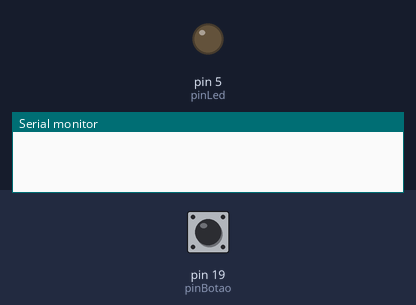
A program run on a simulated Arduino Uno, built with avr-gcc and run on an emulated ATmega328P. Shown: output pins drawn as LEDs (lit = HIGH), the last lines printed to the serial monitor. Inputs (shaded band) come from the test bench; at power-on: pin 19 (pinBotao) HIGH.

Above: at 1.2 s.
1.3 s: pin 19 (pinBotao) pulled LOW for 0.15 s
At 2.3 s:
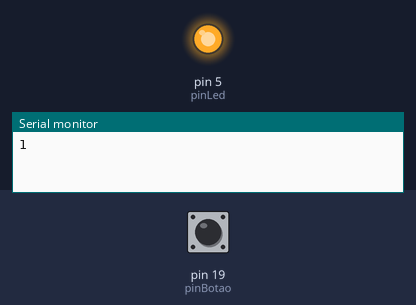
2.9 s: pin 19 (pinBotao) pulled LOW for 1 s
At 4.7 s:
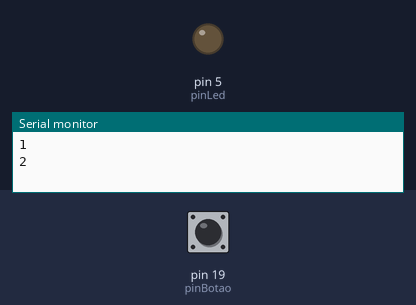
5.4 s: pin 19 (pinBotao) pulled LOW for 3.2 s
At 9.5 s:
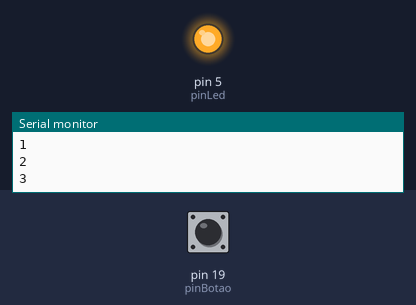
Timing chart, 0 to 11.0 s (numbered marks = the images above; inputs shaded):
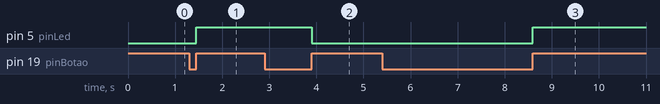

Measured:
- after the input at 1.3 s, pin 5 (pinLed): LOW → HIGH after 0.15 s
- after the input at 2.9 s, pin 5 (pinLed): HIGH → LOW after 1.0 s
- after the input at 5.4 s, pin 5 (pinLed): LOW → HIGH after 3.2 s

The program:

main.cpp
```cpp
//NOME:MARIA CLARA DE ASSIS RAMOS
//AULA:45
//Objetivo da aula foi fazer o led ligar e fazer a contagem do  botao sem o ruido atrapalhando

#include <Arduino.h>
#define pinLed 5
#define pinBotao 19


void setup()
{
 pinMode(pinLed, OUTPUT);
 pinMode(pinBotao, INPUT_PULLUP);
 Serial.begin(9600);
}

void loop()
{

bool estadoAtualBotao = digitalRead(pinBotao);
static bool estadoAnteriorBotao =  1;
static bool estadoBotao = 1;
static bool ultimaAcao = 1;

static bool estadoLed = 0;

static unsigned long tempoAnteriorDebounce = 0;
unsigned long tempoAtual = millis();
const unsigned long tempoDebounce = 50;

static int contagem = 0;

//*Estado do led
if(estadoAtualBotao && !estadoAnteriorBotao)
{
estadoLed = !estadoLed;
digitalWrite(pinLed, estadoLed);
}

//!INICIA TRATAMENTO DO RUIDO BOTAO

 //*Marca quando uma mudanca de estado acontece
 if(estadoAtualBotao != estadoAnteriorBotao)
{
tempoAnteriorDebounce = tempoAtual;
}
//*verifica se a mudanca de estado esta estavel a bastante tempo
 if((tempoAtual - tempoAnteriorDebounce) > tempoDebounce)
{
//houve uma alteracao proposital do estado do botao?
if(estadoAtualBotao != ultimaAcao)
{
  ultimaAcao = estadoAtualBotao;
if(!estadoAtualBotao)
{
  //o botao foi pressionado
  contagem ++;
  Serial.println(contagem);
}
else
{
  //o botao foi solto
}
}
}estadoAnteriorBotao = estadoAtualBotao;
//!FINAL DO TRATAMENTO DO RUIDO BOTAO

}
```
